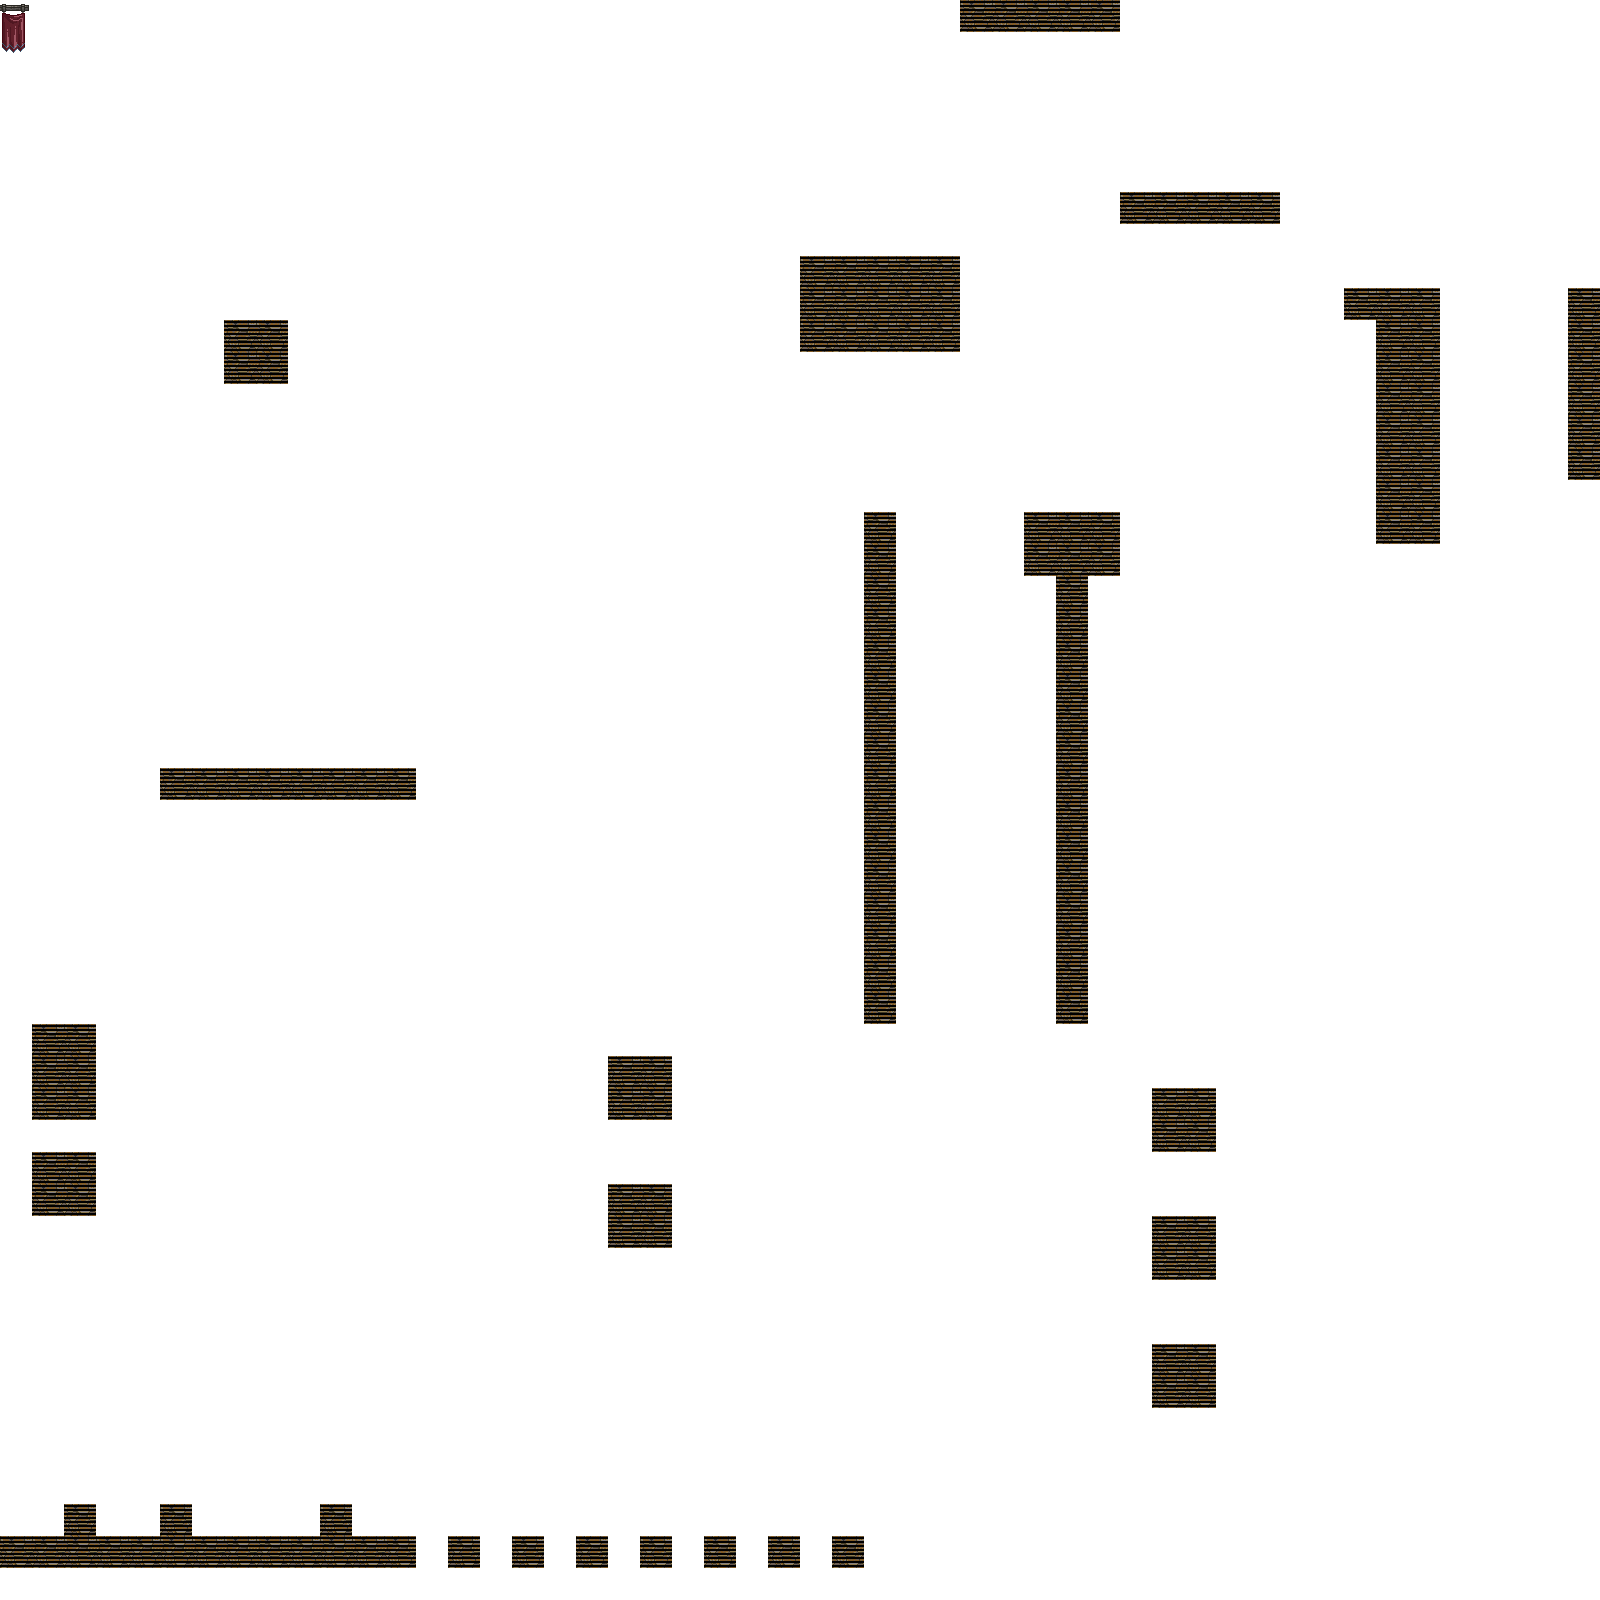

Below is a game level as drawn by its tile map, then a one-line description and the .tmx that defines it (tile-layer data replaced by summaries):
An orthogonal 50x50 tile map with 32x32 px tiles, 4 tile layers (Below Player, World, Above Player, Mask), 3 tilesets and 3 objects (path, Spawn Point, orbSpawn).

<map version="1.0" tiledversion="1.1.6" orientation="orthogonal" renderorder="right-down" width="50" height="50" tilewidth="32" tileheight="32" infinite="0" nextobjectid="7">
 <tileset firstgid="1" name="map-tileset" tilewidth="32" tileheight="32" tilecount="12" columns="3">
  <image source="../tilesets/map-tileset.png" width="96" height="128" />
  <tile id="0">
   <properties>
    <property name="collides" type="bool" value="false" />
    <property name="protect" type="bool" value="true" />
   </properties>
  </tile>
  <tile id="1">
   <properties>
    <property name="collides" type="bool" value="false" />
    <property name="protect" type="bool" value="true" />
   </properties>
  </tile>
  <tile id="2">
   <properties>
    <property name="collides" type="bool" value="false" />
    <property name="protect" type="bool" value="true" />
   </properties>
  </tile>
  <tile id="3">
   <properties>
    <property name="collides" type="bool" value="false" />
    <property name="protect" type="bool" value="true" />
   </properties>
  </tile>
  <tile id="4">
   <properties>
    <property name="collides" type="bool" value="false" />
    <property name="protect" type="bool" value="true" />
   </properties>
  </tile>
  <tile id="5">
   <properties>
    <property name="collides" type="bool" value="false" />
    <property name="protect" type="bool" value="true" />
   </properties>
  </tile>
  <tile id="6">
   <properties>
    <property name="collides" type="bool" value="false" />
    <property name="protect" type="bool" value="true" />
   </properties>
  </tile>
  <tile id="7">
   <properties>
    <property name="collides" type="bool" value="false" />
    <property name="protect" type="bool" value="true" />
   </properties>
  </tile>
  <tile id="8">
   <properties>
    <property name="collides" type="bool" value="true" />
    <property name="protect" type="bool" value="false" />
   </properties>
  </tile>
  <tile id="9">
   <properties>
    <property name="collides" type="bool" value="false" />
    <property name="protect" type="bool" value="false" />
   </properties>
  </tile>
  <tile id="10">
   <properties>
    <property name="collides" type="bool" value="false" />
    <property name="protect" type="bool" value="false" />
   </properties>
  </tile>
  <tile id="11">
   <properties>
    <property name="collides" type="bool" value="false" />
    <property name="protect" type="bool" value="false" />
   </properties>
  </tile>
 </tileset>
 <tileset firstgid="13" name="map-tileset" tilewidth="32" tileheight="32" tilecount="12" columns="3">
  <image source="../map-tileset.png" width="96" height="128" />
  <tile id="0">
   <properties>
    <property name="collides" type="bool" value="false" />
    <property name="protect" type="bool" value="true" />
   </properties>
  </tile>
  <tile id="1">
   <properties>
    <property name="collides" type="bool" value="false" />
    <property name="protect" type="bool" value="true" />
   </properties>
  </tile>
  <tile id="2">
   <properties>
    <property name="collides" type="bool" value="false" />
    <property name="protect" type="bool" value="true" />
   </properties>
  </tile>
  <tile id="3">
   <properties>
    <property name="collides" type="bool" value="false" />
    <property name="protect" type="bool" value="true" />
   </properties>
  </tile>
  <tile id="4">
   <properties>
    <property name="collides" type="bool" value="false" />
    <property name="protect" type="bool" value="true" />
   </properties>
  </tile>
  <tile id="5">
   <properties>
    <property name="collides" type="bool" value="false" />
    <property name="protect" type="bool" value="true" />
   </properties>
  </tile>
  <tile id="6">
   <properties>
    <property name="collides" type="bool" value="false" />
    <property name="protect" type="bool" value="true" />
   </properties>
  </tile>
  <tile id="7">
   <properties>
    <property name="collides" type="bool" value="false" />
    <property name="protect" type="bool" value="true" />
   </properties>
  </tile>
  <tile id="8">
   <properties>
    <property name="collides" type="bool" value="true" />
    <property name="protect" type="bool" value="false" />
   </properties>
  </tile>
  <tile id="9">
   <properties>
    <property name="collides" type="bool" value="false" />
    <property name="protect" type="bool" value="false" />
   </properties>
  </tile>
  <tile id="10">
   <properties>
    <property name="collides" type="bool" value="false" />
    <property name="protect" type="bool" value="false" />
   </properties>
  </tile>
  <tile id="11">
   <properties>
    <property name="collides" type="bool" value="false" />
    <property name="protect" type="bool" value="false" />
   </properties>
  </tile>
 </tileset>
 <tileset firstgid="25" name="castle-tileset" tilewidth="32" tileheight="32" tilecount="256" columns="16">
  <image source="../tilesets/castle_tileset.png" width="512" height="512" />
  <tile id="64">
   <properties>
    <property name="collides" type="bool" value="true" />
   </properties>
  </tile>
  <tile id="65">
   <properties>
    <property name="collides: true" type="bool" value="true" />
   </properties>
  </tile>
 </tileset>
 <layer name="Below Player" width="50" height="50">
  <data>[2500 cells, 2500 non-empty, 1 distinct tile ids]</data>
 </layer>
 <layer name="World" width="50" height="50">
  <data>[2500 cells, 1008 non-empty, 1 distinct tile ids]</data>
 </layer>
 <layer name="Above Player" width="50" height="50">
  <data>[2500 cells, 2500 non-empty, 2 distinct tile ids]</data>
 </layer>
 <layer name="Mask" width="50" height="50">
  <data>[2500 cells, 2 non-empty, 2 distinct tile ids]</data>
 </layer>
 <objectgroup name="Objects">
  <object id="1" template="paths.json" name="path" x="16" y="16" rotation="360" visible="1">
   <polyline points="0,0 928,0 928,192 1376,192 1376,0 1568,0 1568,192 1376,192 1376,1056 1536,1056 1536,1408 1184,1408 1184,544 864,544 864,1536 320,1536 320,1248 608,1248 608,864 576,864 576,832 640,832 640,1280 160,1280 160,1536 320,1536 320,1440 128,1440 128,1024 1536,1024 1536,864 1504,864 1504,256 1408,256 1408,512 128,512 128,832 64,832 64,672 32,672 32,1472 64,1472 64,960 192,960 192,832 256,832 256,960 416,960 416,768 544,768 544,352 256,352 256,320 1120,320 1120,448 1312,448 1312,288 800,288 800,256 256,256 256,160 64,160 64,64 544,64 544,224 640,224 640,64 832,64 832,256 896,256 896,416 1056,416 1056,1536 1536,1536 1536,1472 1152,1472 1152,608 0,608 0,448 192,448 192,224 0,224 0,0" />
  </object>
  <object id="3" name="Spawn Point" x="16" y="1552">
   <point />
  </object>
  <object id="6" name="orbSpawn" x="1552" y="48">
   <point />
  </object>
 </objectgroup>
</map>
